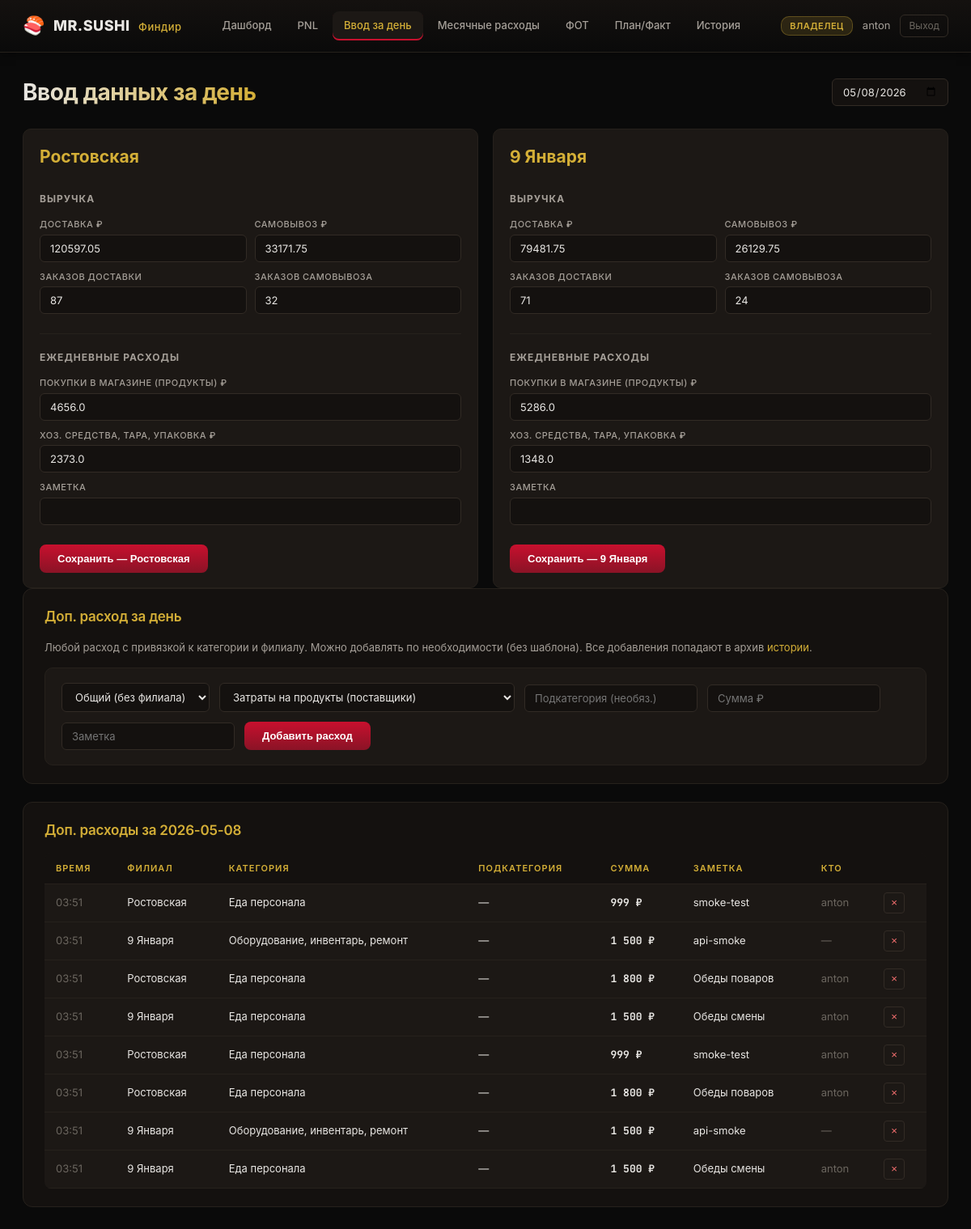
/input/daily (signed in), run on an earlier commit of the app's database.
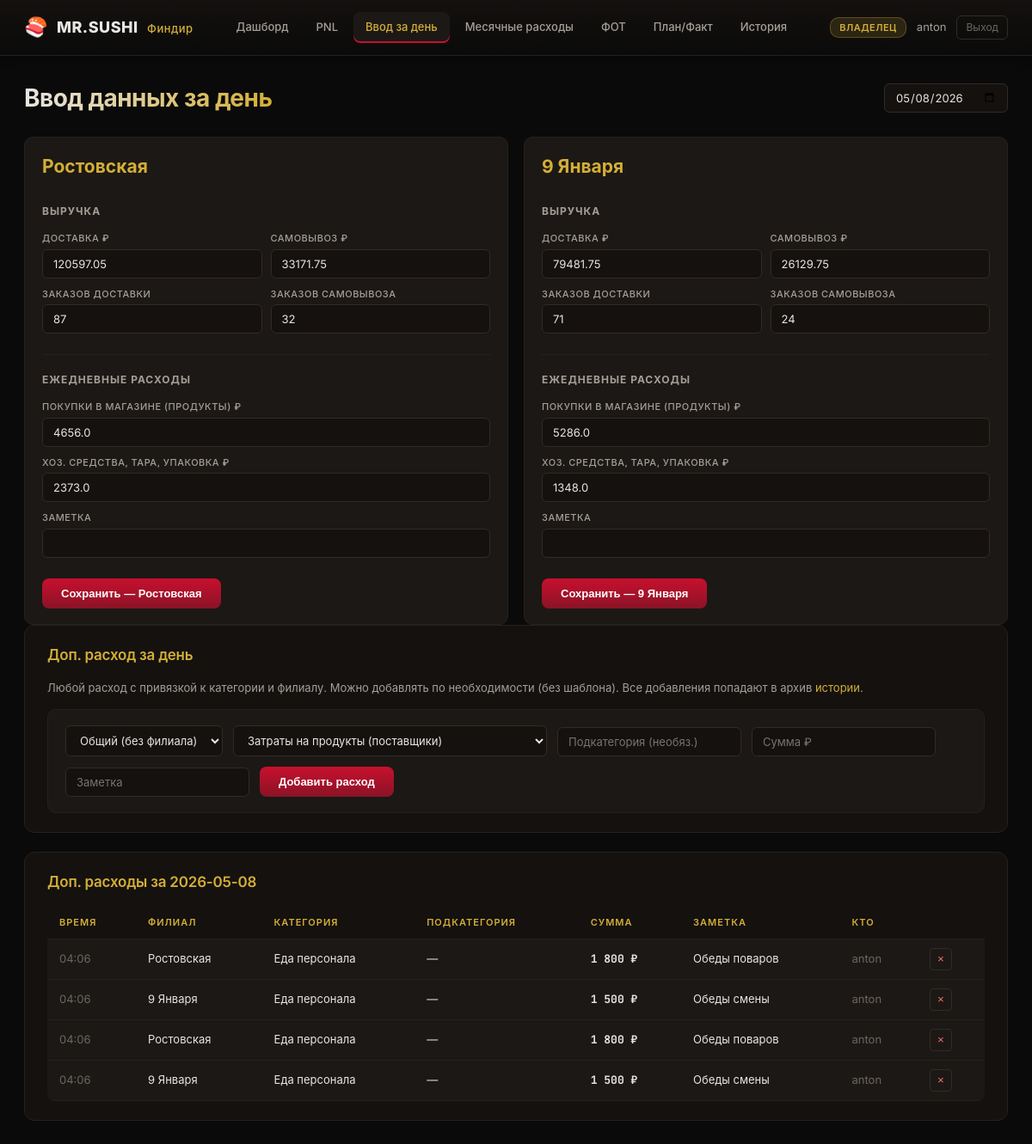
And on a later commit of the database.
### tables this page shows
CREATE TABLE users (
    id INTEGER PRIMARY KEY AUTOINCREMENT,
    username TEXT UNIQUE NOT NULL,
    pw_hash TEXT NOT NULL,
    role TEXT NOT NULL CHECK(role IN ('owner','manager')),
    branch_id INTEGER REFERENCES branches(id),
    tg_user_id INTEGER UNIQUE,
    created_at TEXT DEFAULT (datetime('now'))
);

CREATE TABLE branches (
    id INTEGER PRIMARY KEY,
    name TEXT NOT NULL UNIQUE,
    slug TEXT NOT NULL UNIQUE
);

CREATE TABLE daily_revenue (
    id INTEGER PRIMARY KEY AUTOINCREMENT,
    date TEXT NOT NULL,
    branch_id INTEGER NOT NULL REFERENCES branches(id),
    revenue_delivery REAL DEFAULT 0,
    revenue_pickup REAL DEFAULT 0,
    orders_delivery INTEGER DEFAULT 0,
    orders_pickup INTEGER DEFAULT 0,
    created_by INTEGER REFERENCES users(id),
    created_at TEXT DEFAULT (datetime('now')),
    UNIQUE(date, branch_id)
);

CREATE TABLE daily_expenses (
    id INTEGER PRIMARY KEY AUTOINCREMENT,
    date TEXT NOT NULL,
    branch_id INTEGER NOT NULL REFERENCES branches(id),
    shop_purchase REAL DEFAULT 0,
    household REAL DEFAULT 0,
    staff_meals REAL DEFAULT 0,
    note TEXT,
    created_by INTEGER REFERENCES users(id),
    created_at TEXT DEFAULT (datetime('now')),
    UNIQUE(date, branch_id)
);

CREATE TABLE daily_extra_costs (
    id INTEGER PRIMARY KEY AUTOINCREMENT,
    date TEXT NOT NULL,
    branch_id INTEGER REFERENCES branches(id),
    category TEXT NOT NULL,
    subcategory TEXT,
    amount REAL NOT NULL,
    note TEXT,
    created_by INTEGER REFERENCES users(id),
    created_at TEXT DEFAULT (datetime('now'))
);

### main.py (the view)
@app.get("/input/daily", response_class=HTMLResponse)
async def input_daily_page(request: Request, d: str | None = None):
    user = _require_session(request)
    if not user:
        return auth.redirect_login()
    d = d or date.today().isoformat()
    existing: dict = {}
    extras: dict = {}
    for b in db.list_branches():
        rev_rows = db.get_daily_revenue_range(d, d, b["id"])
        exp_rows = db.get_daily_expenses_range(d, d, b["id"])
        existing[b["id"]] = {
            "revenue": dict(rev_rows[0]) if rev_rows else {},
            "expense": dict(exp_rows[0]) if exp_rows else {},
        }
        extras[b["id"]] = [dict(r) for r in db.get_daily_extra_costs(d, b["id"])]
    common_extras = [dict(r) for r in db.get_daily_extra_costs(d, None)]
    return templates.TemplateResponse(
        request=request, name="input_daily.html",
        context=_ctx(request, user, d=d, existing=existing,
                     extras=extras, common_extras=common_extras),
    )

### templates/input_daily.html (shortened to what this page needs)
{% extends "base.html" %}
{% block content %}
<div class="page-header">
    <h1>Ввод данных за день</h1>
    <form method="GET" action="/input/daily" class="filters">
        <input type="date" name="d" value="{{ d }}" onchange="this.form.submit()">
    </form>
</div>
<div class="branch-input-grid">
{% for b in branches %}
<form method="POST" action="/input/daily" class="input-form">
    <h2>{{ b.name }}</h2>
    <div class="form-section">
        <h3>Выручка</h3>
        <div class="row-2">
            <label>
                <span>Доставка ₽</span>
                <input type="number" step="0.01" name="revenue_delivery" value="{{ existing[b.id].revenue.get('revenue_delivery', '') or '' }}">
            </label>
            <label>
                <span>Самовывоз ₽</span>
                <input type="number" step="0.01" name="revenue_pickup" value="{{ existing[b.id].revenue.get('revenue_pickup', '') or '' }}">
            </label>
        </div>
        <div class="row-2">
            <label>
                <span>Заказов доставки</span>
                <input type="number" name="orders_delivery" value="{{ existing[b.id].revenue.get('orders_delivery', '') or '' }}">
            </label>
            <label>
                <span>Заказов самовывоза</span>
                <input type="number" name="orders_pickup" value="{{ existing[b.id].revenue.get('orders_pickup', '') or '' }}">
            </label>
        </div>
    </div>
    <div class="form-section">
        <h3>Ежедневные расходы</h3>
        <label>
            <span>Покупки в магазине (продукты) ₽</span>
            <input type="number" step="0.01" name="shop_purchase" value="{{ existing[b.id].expense.get('shop_purchase', '') or '' }}">
        </label>
        <label>
            <span>Хоз. средства, тара, упаковка ₽</span>
            <input type="number" step="0.01" name="household" value="{{ existing[b.id].expense.get('household', '') or '' }}">
        </label>
        <label>
            <span>Заметка</span>
            <input type="text" name="note" value="{{ existing[b.id].expense.get('note', '') or '' }}">
        </label>
    </div>
    <button type="submit" class="btn-primary">Сохранить — {{ b.name }}</button>
</form>
{% endfor %}
</div>
<div class="section">
    <h2>Доп. расход за день</h2>
    <p class="hint">Любой расход с привязкой к категории и филиалу. Можно добавлять по необходимости (без шаблона). Все добавления попадают в архив <a href="/history?kind=extra">истории</a>.</p>
    <form method="POST" action="/input/daily/extra" class="input-form input-form-inline">
        <select name="branch_id" required>
            <option value="">Общий (без филиала)</option>
        </select>
        <select name="category" required>
            {% for k, label in COST_CATEGORIES.items() %}<option value="{{ k }}">{{ label }}</option>{% endfor %}
        </select>
        <input type="text" name="subcategory" placeholder="Подкатегория (необяз.)">
        <input type="number" step="0.01" name="amount" placeholder="Сумма ₽" required>
        <input type="text" name="note" placeholder="Заметка">
        <button type="submit" class="btn-primary">Добавить расход</button>
    </form>
</div>
<div class="section">
    <h2>Доп. расходы за {{ d }}</h2>
    <table class="data-table">
        <thead><tr><th>Время</th><th>Филиал</th><th>Категория</th><th>Подкатегория</th><th>Сумма</th><th>Заметка</th><th>Кто</th><th></th></tr></thead>
        <tbody>
            {% set all_extras = common_extras + (extras[1] | list) + (extras[2] | list) %}
            {% for x in all_extras %}
            <tr>
                <td><span class="muted">{{ x.created_at[11:16] if x.created_at and x.created_at|length >= 16 else '—' }}</span></td>
                <td>{{ x.branch_name or 'Общий' }}</td>
                <td>{{ COST_CATEGORIES.get(x.category, x.category) }}</td>
                <td>{{ x.subcategory or '—' }}</td>
                <td><b>{{ "{:,.0f}".format(x.amount).replace(",", " ") }} ₽</b></td>
                <td>{{ x.note or '' }}</td>
                <td><span class="muted">{{ x.created_by_name or '—' }}</span></td>
                <td>
                    <form method="POST" action="/input/daily/extra/{{ x.id }}/delete" style="display:inline">
                        <button class="btn-danger-sm" title="Удалить">×</button>
                    </form>
                </td>
            </tr>
            {% else %}
            <tr><td colspan="8" class="empty">За этот день доп. расходов не вносилось</td></tr>
            {% endfor %}
        </tbody>
    </table>
</div>
{% endblock %}

### templates/base.html (shortened to what this page needs)
<!DOCTYPE html>
<html lang="ru">
<head>
    <link rel="stylesheet" href="/static/theme.css">
</head>
<body>
{% if user %}
<header class="topbar">
    <div class="brand">
        <span class="logo">🍣</span>
        <span class="brand-text">MR.SUSHI <em>Финдир</em></span>
    </div>
    <nav class="nav">
        <a href="/" class="{% if request.url.path == '/' %}active{% endif %}">Дашборд</a>
        <a href="/pnl" class="{% if request.url.path == '/pnl' %}active{% endif %}">PNL</a>
        <a href="/input/daily" class="{% if request.url.path.startswith('/input/daily') %}active{% endif %}">Ввод за день</a>
        {% if is_owner %}
        <a href="/input/monthly" class="{% if request.url.path.startswith('/input/monthly') %}active{% endif %}">Месячные расходы</a>
        <a href="/employees" class="{% if request.url.path.startswith('/employees') %}active{% endif %}">ФОТ</a>
        <a href="/plan-fact" class="{% if request.url.path.startswith('/plan-fact') %}active{% endif %}">План/Факт</a>
        {% endif %}
        <a href="/history" class="{% if request.url.path.startswith('/history') %}active{% endif %}">История</a>
    </nav>
    <div class="user-block">
        <span class="user-role role-{{ user.role }}">{{ "Владелец" if is_owner else "Управляющий" }}</span>
        <span class="user-name">{{ user.username }}</span>
        <a href="/logout" class="logout">Выход</a>
    </div>
</header>
{% endif %}
<main class="main">
    {% block content %}{% endblock %}
</main>
</body>
</html>

What changed in the data, as far as the page shows it:
removed daily_extra_costs: created_at "03:51", name "Ростовская", get "Еда персонала", subcategory "—", amount "999", note "smoke-test", username "anton"
removed daily_extra_costs: created_at "03:51", name "9 Января", get "Оборудование, инвентарь, ремонт", subcategory "—", amount "1 500", note "api-smoke", created_by_name "—"
removed daily_extra_costs: created_at "03:51", name "Ростовская", get "Еда персонала", subcategory "—", amount "1 800", note "Обеды поваров", username "anton"
removed daily_extra_costs: created_at "03:51", name "9 Января", get "Еда персонала", subcategory "—", amount "1 500", note "Обеды смены", username "anton"
added daily_extra_costs: created_at "04:06", name "Ростовская", get "Еда персонала", subcategory "—", amount "1 800", note "Обеды поваров", username "anton"
added daily_extra_costs: created_at "04:06", name "9 Января", get "Еда персонала", subcategory "—", amount "1 500", note "Обеды смены", username "anton"
